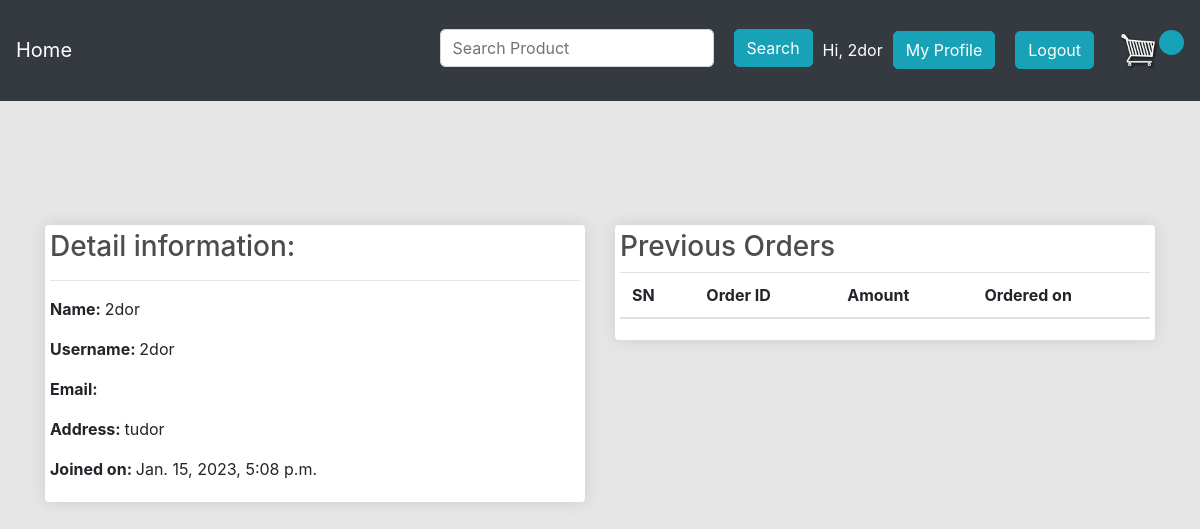
The app's page /profile/ (signed in), older data.
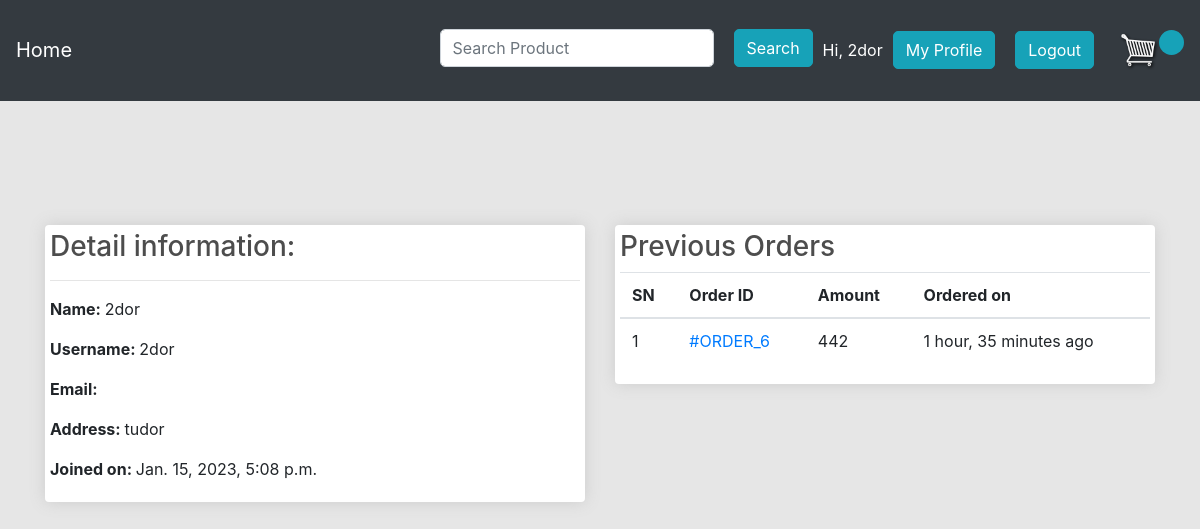
The same page, newer data.
### ecomm/models.py (models this page shows, shortened)
class Order(models.Model):
	cart = models.OneToOneField(Cart, on_delete=models.CASCADE)
	ordered_by = models.CharField(max_length=200)
	shipping_address = models.CharField(max_length=200)
	mobile = models.CharField(max_length=10)
	email = models.EmailField(null=True, blank=True)
	total = models.PositiveIntegerField()
	subtotal = models.PositiveIntegerField()
	created_at = models.DateTimeField(auto_now_add=True)

### ecomm/views.py (the view)
# urls.py: path('profile/', CustomerProfileView.as_view(), name='customerprofile'),
class CustomerProfileView(TemplateView):
	template_name = 'cutomerprofile.html'
	def dispatch(self, request, *args, **kwargs):
		if request.user.is_authenticated and request.user.customer:
			pass
		else:
			return redirect('/login/?next=profile/')
		return super().dispatch(request, *args, **kwargs)
	def get_context_data(self, **kwargs):
		context = super().get_context_data(**kwargs)
		customer = self.request.user.customer
		context['customer'] = customer
		orders = Order.objects.filter(cart__customer=customer)
		context['orders'] = orders
		return context

### templates/cutomerprofile.html (shortened to what this page needs)
{% extends 'base.html' %}
{% block content %}
<div class="row">
    <div class="col-lg-6">
        <div class="box-element" id="form-wrapper" style="background-color: #fff;">
            <h3>Detail information:</h3>
            <hr>
            <p><span class="font-weight-bold">Name: </span>{{ customer.full_name }}</p>
            <p><span class="font-weight-bold">Username: </span>{{ customer.user.username }}</p>
            <p><span class="font-weight-bold">Email: </span>{{ customer.user.email }}</p>
            <p><span class="font-weight-bold">Address: </span>{{ customer.address }}</p>
            <p><span class="font-weight-bold">Joined on: </span>{{ customer.joined_on }}</p>
        </div>
        <br>
    </div>
    <div class="col-lg-6">
        <div class="box-element" style="background-color: #fff;">
            <h3>Previous Orders</h3>
            <table class="table">
                <thead>
                    <tr>
                        <th>SN</th>
                        <th>Order ID</th>
                        <th>Amount</th>
                        <th>Ordered on</th>
                    </tr>
                </thead>
                <tbody>
                    {% for ord in orders %}
                    <tr>
                        <td>{{forloop.counter}}</td>
                        <td><a href=""> #ORDER_{{ord.id}}</a></td>
                        <td>{{ord.total}}</td>
                        <td>{{ord.created_at|timesince}} ago</td>
                    </tr>
                    {% endfor %}
                </tbody>
            </table>
        </div>
    </div>
</div>
{% endblock %}

Row changes from the older to the newer data that the page shows:
added Order: id "6", total "442", created_at "1 hour, 35 minutes"
